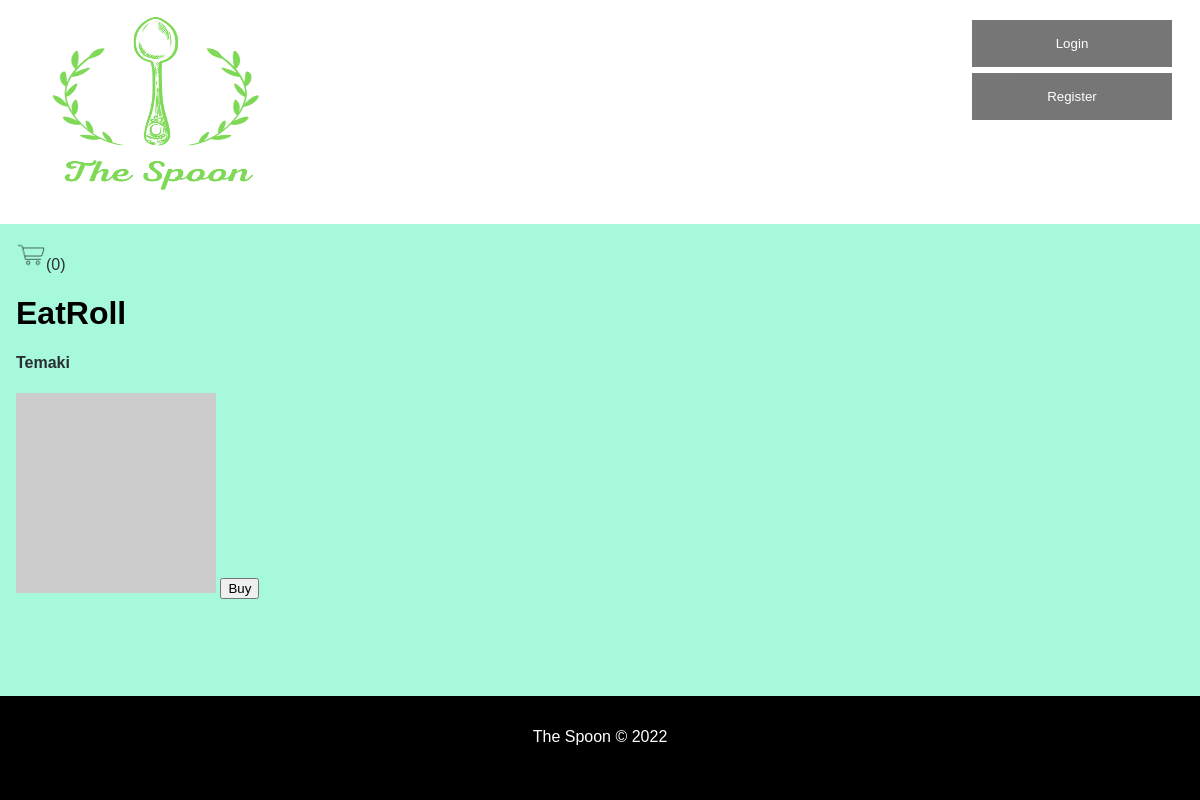
/restaurant.php?id=1, run on an earlier commit of the app's database.
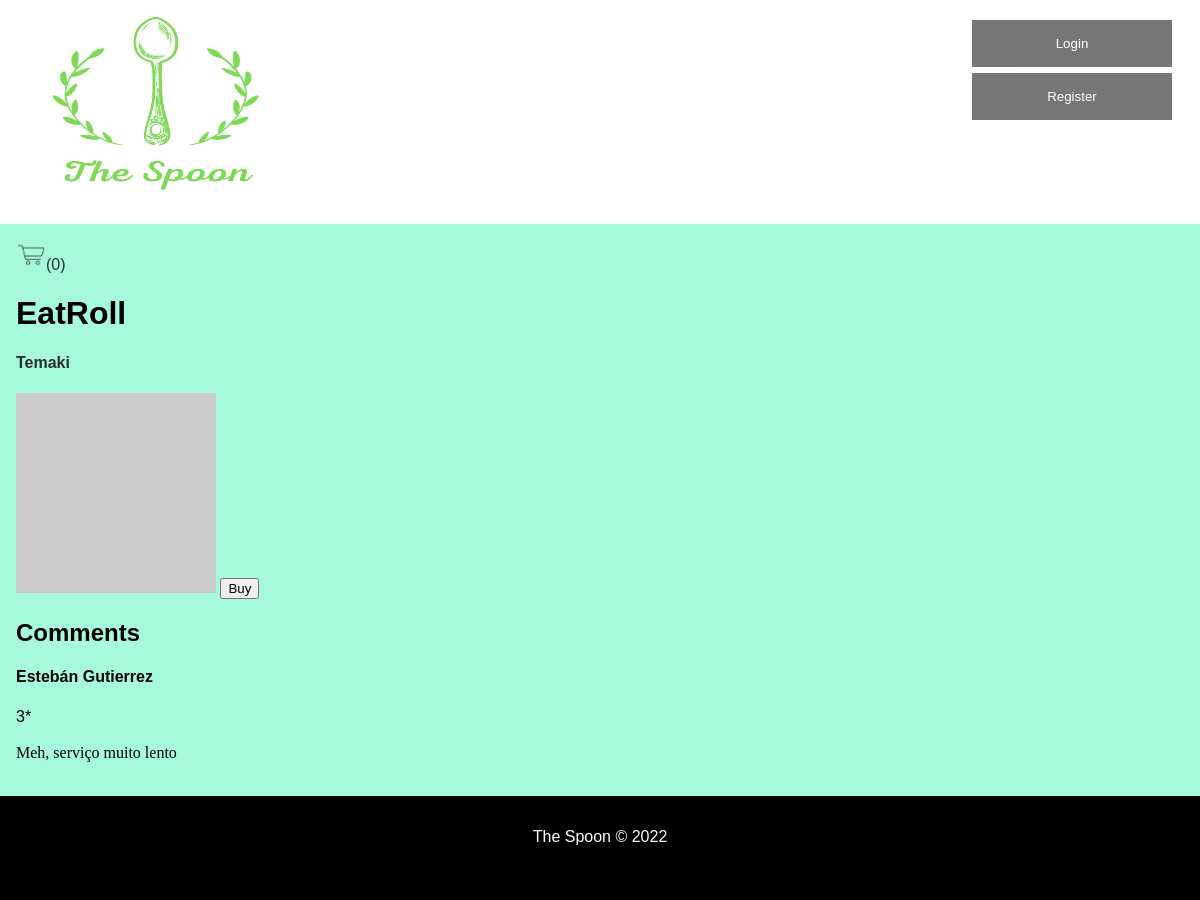
And on a later commit of the database.
### tables this page shows
CREATE TABLE Restaurant (
	idRestaurant 		INTEGER PRIMARY KEY,
	Name 			VARCHAR NOT NULL,
	idUser		INTEGER NOT NULL 	CONSTRAINT fk_restaurant_iduser REFERENCES User (idUser)
												ON DELETE CASCADE ON UPDATE CASCADE,
	idRestCategory		INTEGER NOT NULL 	CONSTRAINT fk_restaurant_idrestcategory REFERENCES RestCategory (idRestCategory)
												ON DELETE CASCADE ON UPDATE CASCADE,
	Photo			VARCHAR	DEFAULT '',
	Description		VARCHAR DEFAULT '',
	idAddress		INTEGER NOT NULL 	CONSTRAINT fk_restaurant_idaddress REFERENCES Address (idAddress)
												ON DELETE CASCADE ON UPDATE CASCADE
);

CREATE TABLE MenuItem (
	idMenuItem	 	INTEGER PRIMARY KEY,
	Name 			VARCHAR 	NOT NULL,
	Price 			INTEGER NOT NULL,
	Photo			VARCHAR	DEFAULT '',
	idMenu			INTEGER NOT NULL 	CONSTRAINT fk_menuitem_idmenu 	REFERENCES Menu (idMenu)
												ON DELETE CASCADE ON UPDATE CASCADE
);

CREATE TABLE Evaluation (
	idEvaluation		INTEGER PRIMARY KEY,
	idUser 		VARCHAR NOT NULL 	CONSTRAINT fk_evaluation_idUser REFERENCES User (idUser) 
												ON DELETE CASCADE ON UPDATE CASCADE,
	idRestaurant	 	INTEGER NOT NULL 	CONSTRAINT fk_evaluation_idrestaurant REFERENCES Restaurant (idRestaurant) 
												ON DELETE CASCADE ON UPDATE CASCADE,
	Rating 		INTEGER NOT NULL,
	Message		VARCHAR DEFAULT '',
	Comments		VARCHAR DEFAULT '',
	CONSTRAINT evaluation_rating CHECK ((Rating >= 0) and (Rating <= 5))					
);

CREATE TABLE User (
	idUser			INTEGER PRIMARY KEY,
	Email			VARCHAR NOT NULL UNIQUE,
	Password		VARCHAR NOT NULL,
	Phone 			INTEGER UNIQUE,
	Name 			VARCHAR NOT NULL,
	RestOwner       BOOLEAN DEFAULT FALSE,
	idAddress		INTEGER		CONSTRAINT fk_user_idaddress REFERENCES Address (idAddress)
												ON DELETE SET NULL ON UPDATE CASCADE
);

### restaurant.php (called while the page is built, shortened)
<?php
  require_once('database/connection.php');
  require_once('database/restaurant.class.php');
  require_once('database/menu.class.php');
  require_once('database/review.class.php');
  require_once('templates/common.tpl.php');
  require_once('templates/restaurant.tpl.php');
  $db = getDatabaseConnection();
  $restaurant = Restaurant::getRestaurant($db, intval($_GET['id']));
  $menu = Menu::getMenu($db, intval($_GET['id']));
  $comments = Review::getReviewsFromRestaurant($db, intval($_GET['id']));
  $iduser = Restaurant::getRestaurantOwner($db, $restaurant->id);
  $user = User::getUser($db, $iduser);
  drawHeader();
  drawCart();
  drawRestaurant($restaurant, $user, $menu, $comments);
  drawFooter();
?>

### database/restaurant.class.php (called while the page is built, shortened)
<?php
  class Restaurant {
    public function __construct(int $id, string $name, string $description) {
      $this->name = $name;
    }
    static function getRestaurant(PDO $db, int $id) : Restaurant {
      $stmt = $db->prepare('SELECT idRestaurant, Name, Description FROM Restaurant WHERE idRestaurant = ?');
      $stmt->execute(array($id));
      $restaurant = $stmt->fetch();
      return new Restaurant(
        (int)$restaurant['idRestaurant'],
        $restaurant['Name'],
        $restaurant['Description']
      );
    }
  }
?>

### database/menu.class.php (called while the page is built, shortened)
<?php
  class Menu {
    static function getMenu(PDO $db, int $id) : array {
        $stmt = $db->prepare('SELECT idMenuItem, Name, Price, Photo FROM MenuItem JOIN Menu USING (idMenu) WHERE idRestaurant = ?');
        $stmt->execute(array($id));
        $menu = array();
        while ($menuItem = $stmt->fetch()) {
          $menu[] = new MenuItem(
            (int) $menuItem['idMenuItem'],
            $menuItem['Name'],
            (int) $menuItem['Price'],
            $menuItem['Photo']
          );
        }
        return $menu;
    }
  }
  class MenuItem {
    public function __construct(int $id, string $name, int $price, string $photo)
    {
      $this->id = $id;
      $this->name = $name;
      $this->photo = $photo;
    }
  }
?>

### database/review.class.php (called while the page is built, shortened)
<?php
  require_once('database/user.class.php');
  class Review {
    public function __construct(int $id, int $rating, string $comment, string $nameUser, string $answer, string $nameOwner) {
      $this->rating = $rating;
      $this->comment = $comment;
      $this->nameUser = $nameUser;
    }
    static function getReviewsFromRestaurant(PDO $db, int $id) : array {
      $stmt = $db->prepare('SELECT idEvaluation, Rating, Message, idUser, Comments, idRestaurant  FROM Evaluation WHERE idRestaurant = ?');
      $stmt->execute(array($id));
      $stmt2 = $db->prepare('SELECT idUser, idRestaurant FROM Restaurant WHERE idRestaurant = ?');
      $stmt2->execute(array($id));
      $restOwner = User::getUser($db, intval($stmt2->fetch()['idUser']));
      $reviews = array();
      while ($review = $stmt->fetch()) {
        $user = User::getUser($db, intval($review['idUser']));
        $reviews[] = new Review(
          (int) $review['idEvaluation'],
          (int) $review['Rating'],
          $review['Message'],
          $user->name,
          $review['Comments'],
          $restOwner->name()
        );
      }
      return $reviews;
    }
  }
?>

### database/user.class.php (called while the page is built, shortened)
<?php
  class User {
    static function getUser(PDO $db, int $id): User {
      $stmt = $db->prepare('
        SELECT idUser, Email, Name, Street, City, State, PostalCode, Phone, RestOwner
        FROM User JOIN Address USING (idAddress)
        WHERE idUser = ?
      ');
      $stmt->execute(array($id));
      $user = $stmt->fetch();
      return new User
     (
        (int)$user['idUser'],
        $user['Email'],
        $user['Name'],
        $user['Street'],
        $user['City'],
        $user['State'],
        (int)$user['PostalCode'],
        (int)$user['Phone'],
        (bool)$user['RestOwner']
      );
    }
  }
?>

### templates/restaurant.tpl.php (the view, shortened to what this page needs)
<?php function drawRestaurant(Restaurant $restaurant, User $restOwner, array $menuItems, array $comments) { ?>
  <h1><?=$restaurant->name?></h1>
  <section id="menuItems">
    <?php foreach ($menuItems as $menuItem) { ?>
      <article>
        <a href="item.php?id=<?=$menuItem->id?>">
        <h4><?=$menuItem->name?></h4>
        <img src=<?=$menuItem->photo?> alt="item image" width="200" height="200"></a>
        <button>Buy</button>
      </article>
    <?php } ?>
  </section>
  <section id="comments">
    <?php if(count($comments) != 0 || isset($_SESSION['id'])) { ?>
    <h2>Comments</h2>
    <?php foreach ($comments as $comment) { ?>
      <?php if($comment->comment != '') { ?>
        <article class="comment">
          <span class="user"><h4><?=$comment->nameUser?></h4></span>
          <span class="rating"><?=$comment->rating?>*</span>
          <p><?=$comment->comment?></p>
        </article>
    <?php } } } ?>
  </section>
<?php } ?>

### templates/common.tpl.php (shortened to what this page needs)
<?php function drawHeader() { ?>
<!DOCTYPE html>
<html lang="en-US">
  <head>
    <link rel="stylesheet" href="css/style.css">
    <link rel="stylesheet" href="css/layout.css">
    <link rel="stylesheet" href="https://cdnjs.cloudflare.com/ajax/libs/font-awesome/4.7.0/css/font-awesome.min.css">
  </head>
  <body>
    <header id="header">
      <a id="logo" href="/"><img src="images/TheSpoon.png" alt ="theSpoon logo" width="300" height="200"></a>
      <?php
        if (isset($_SESSION['id'])) drawLogoutForm($_SESSION['name']);
        else drawLogInForm();
      ?>
    </header>
    <main class="content">
<?php } ?>
<?php function drawFooter() { ?>
    </main>
    <footer class="footer">
      The Spoon &copy; 2022
    </footer>
  </body>
</html>
<?php } ?>
<?php function drawLogInForm() { ?>
  <button type="button" class="open-button" id="logInButton" onclick="openLogInForm()">Login</button>
  <?=drawRegisterForm();?>
<?php } ?>
<?php function drawRegisterForm() { ?>
  <button type="button" class="open-button" id="registerButton" onclick="openRegisterForm()">Register</button>
<?php } ?>
<?php function drawCart() { ?>
  <div>
    <a id="cart" href="cart.php"><img src="images/cart.png" alt ="cart icon" width="30" height="30">(0<?php ?>)</a>
  </div>
<?php } ?>

### css/style.css (style rules this page uses)
a:not(.loginLink), a:not(.registerLink) { text-decoration: none; color: #2a2f33; }
body>header { color: #000; background-color: #fff; }
body>footer { background-color: #2a2f33; color: white; padding: 2em; height: 2.5em; }
body { font-family: "Poppins", sans-serif; }
p { font-family: "Lora", serif; line-height: 1.4em; }
#logInButton { background-color: #555; color: white; padding: 16px 20px; opacity: 0.8; width: 200px; }
#registerButton { background-color: #555; color: white; padding: 16px 20px; opacity: 0.8; width: 200px; }

### css/layout.css (style rules this page uses)
body { background-color: #a7f9db; margin: 0 auto; display: flex; min-height: 100vh; flex-direction: column; }
body>header { padding: 10px 16px; position: relative; top: 0; width: 100%; padding-left: 0%; padding-right: 0%; }
.content { padding: 16px; }
body>header { display: grid; grid-template-columns: auto 0fr 0fr 0fr; grid-template-rows: auto auto; }
body footer { margin-top: auto; text-align: center; }
.footer { position: relative; left: 0; bottom: 0; width: 100%; padding-right: 0%; padding-left: 0%; background-color: black; color: white; text-align: center; }
#logInButton { margin-top: 1.5em; position: absolute; top: 0; right: 28px; border: none; cursor: pointer; }
#registerButton { margin-top: 5.5em; top: 0; right: 28px; position: absolute; border: none; cursor: pointer; }

What changed in the data, as far as the page shows it:
added evaluation: idUser.Name "Estebán Gutierrez", Rating "3", Message "Meh, serviço muito lento"
Also different on the page:
text now shown: "Comments"
